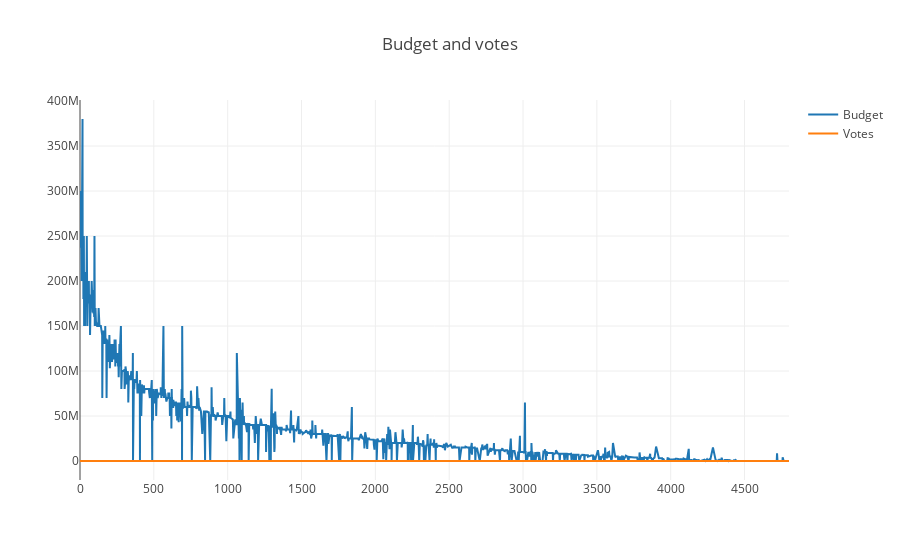

The notebook cell this image was saved under:
### Code cell
# посмотрим с помощью iplot Scatter, видна ли взаимосвязь количества голосов зрителей и бюджета фильма - это покажет
# насколько сильна реакция зрителей от высокобюджетных фильмов. (Не видна, к сожалению. Затраты не гарантируют отзывы)
trace0 = go.Scatter(
    x=df_movies.index,
    y=df_movies.budget,
    name='Budget'
)

trace1 = go.Scatter(
    x=df_movies.index,
    y=df_movies.vote_count,
    name='Votes'
)

data = [trace0, trace1]
layout = {'title': 'Budget and votes'}

fig = go.Figure(data=data, layout=layout)

iplot(fig, show_link=False)

### Figure 1 — Plotly figure (JSON) as saved in the notebook; plotly's stock layout.template omitted (floating-point values rounded to 4 significant figures; data arrays with more than 128 entries replaced by an {"elided": "..."} marker saying what was removed)
{"data": [{"name": "Budget", "type": "scatter", "x": {"elided": "1493 int values"}, "y": {"elided": "1493 int values"}}, {"name": "Votes", "type": "scatter", "x": {"elided": "1493 int values"}, "y": {"elided": "1493 int values"}}], "layout": {"title": "Budget and votes"}}
